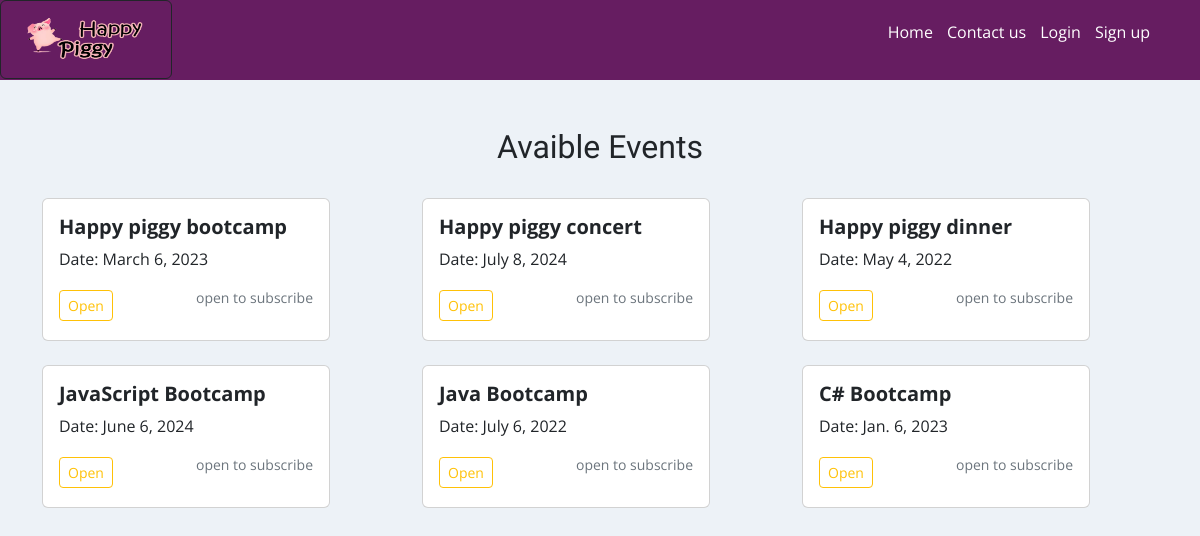
The page / on the database its author committed.
### manageEvents/models.py (models this page shows, shortened)
class Events(models.Model):
    event_name = models.CharField(max_length=100)
    event_date = models.DateField()
    event_description = models.TextField()
    subscribe = models.ManyToManyField(User, related_name='subscribe', blank=True)

### manageEvents/views.py (the view)
# urls.py: 2. Add a URL to urlpatterns:  path('', views.home, name='home')
def  home(request):
    events = Events.objects.all()
    data = {
        'events' : events,
    }
    return render(request, 'app/home.html', data)

### manageEvents/templates/app/home.html
{%extends 'app/base.html' %} {% load static %} {% block css %}
<link rel="stylesheet" href="https://cdn.jsdelivr.net/bxslider/4.2.12/jquery.bxslider.css" />
{% endblock %}
{%block contenido %}
<div class="container ">
    <br><br>
    <h2 class="text-center">Avaible Events</h2>
    <br>
    <div class="row">
        {% for e in events %}
        <div class="col-8 col-md-4 col-sm-12 ">
            <div class="card" style="width: 18rem;">
                <div class="card-body">
                    <h5 class="card-title"><strong>{{e.event_name}}</strong></h5>
                    <p class="card-text">Date: {{e.event_date}}</p>
                    <div class="d-flex justify-content-between align-items-center">
                        <form action="home" method="get">
                            <div class="btn-group">
                                <a href="{% url 'eventDetails' e.id%}" class="btn btn-sm btn-outline-warning">Open</a>
                            </div>
                        </form>
                        <small class="text-muted">
                            <p style="vertical-align: inherit;"> open to subscribe</p>
                        </small>
                    </div>
                </div>
            </div>&nbsp;
        </div>
        {% endfor %}
    </div>
</div>
{%endblock%}

### manageEvents/templates/app/base.html (shortened to what this page needs)
<!DOCTYPE html>
<html lang="es">
<head>
    <link href="https://cdn.jsdelivr.net/npm/bootstrap@5.2.0-beta1/dist/css/bootstrap.min.css" rel="stylesheet"
 />
    {% load static %} {%block css%} {%endblock%}
    <link rel="stylesheet" href="{% static 'app/css/style.css' %}" />
</head>
<body>
    <header style="background-color: #661d61">
        <div>
            <a href="{% url 'Home' %}" class="btn btn-outline-dark"> <img class="btn-floating m-2  "
                    src="{% static 'app/img/happy_piggy_logo.png' %}" alt="logo"
                    style="height: 49px; width:130px " /></a>
        </div>
        <div>
            <nav id="nav">
                <ul>
                    <li>
                        <a href="{% url 'Home' %}">Home </a>
                    </li>
                    <li>
                        <a href="{% url 'ContactUs' %}">Contact us</a>
                    </li>
                     {% if user.is_authenticated %}
                    <li>
                        <a href="{% url 'logout' %}">Logout</a>
                    </li>
                    <li><a href="#">@{{ user.username | upper }}</a></li>
                    {% else %}
                    <li>
                        <a href="{% url 'login' %}">Login</a>
                    </li>
                    <li>
                        <a href="{% url 'userRegistration' %}">Sign up</a>
                    </li>
                    {% endif %}
                </ul>
            </nav>
        </div>
    </header>
    <section>
        <div>{%block contenido%} {%endblock%}</div>
    </section>
</body>
</html>

### manageEvents/static/app/css/style.css (style rules this page uses)
* { margin: 0; padding: 0; }
body { background-color: #edf2f7; font-family: "Open Sans", sans-serif; }
h1, h2 { font-family: "Balsamiq Sans", cursive; }
header { width: 100%; height: 80px; background-color: #661d61; display: flex; justify-content: space-between; }
header > div { width: 50%; }
nav { display: flex; justify-content: flex-end; align-items: center; height: 100%; }
nav > ul { margin-right: 50px; }
nav > ul > li { display: inline; margin-left: 10px; }
nav a { color: white; text-decoration: none; }

### rows shown on the page
Events: event_name "Happy piggy bootcamp", event_date "March 6, 2023"
Events: event_name "Happy piggy concert", event_date "July 8, 2024"
Events: event_name "Happy piggy dinner", event_date "May 4, 2022"
Events: event_name "JavaScript Bootcamp", event_date "June 6, 2024"
Events: event_name "Java Bootcamp", event_date "July 6, 2022"
Events: event_name "C# Bootcamp", event_date "Jan. 6, 2023"
